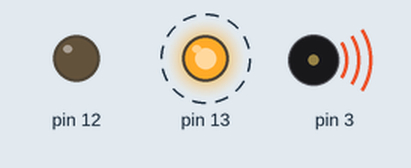
This sketch was run on a simulated Arduino Uno, built with avr-gcc and run on an emulated ATmega328P. On the bench: output pins drawn as LEDs (lit = HIGH), buzzer (waves = sounding). Dashed ring = blinking. What the sketch prints to the serial monitor is not drawn.

Above: at 0.05 s.
Timing chart, 0 to 3.0 s (numbered marks = the images above):
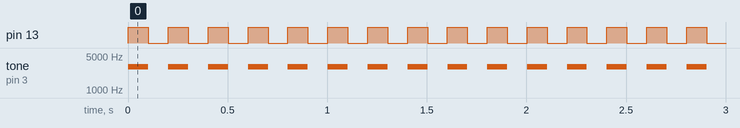

Measured:
- by itself, pin 13: alternates HIGH for 0.10 s and LOW for 0.10 s
- by itself, tone on pin 3: alternates 3000 Hz for 0.10 s and silent for 0.10 s

The sketch:

vietduino_template.ino
```cpp
/*
* Template used in Mblock 5
*/
#include "Vietduino_NewFunction.h"
#include "Vietduino_Led.h"
#include "Vietduino_Servo.h"
#include "Servo.h"
#include "Vietduino_DCmotor.h"
#include "Vietduino_Button.h"
#include "QTRSensors.h"
#include "OfflineBroadcast.h"
#include "Vietduino_Ultrasonic.h"
#include "OfflineBroadcast_withoutDelay.h"
#include "Vietduino_Buzzer.h"

//lib
Vietduino_Led myLed_13(13,HIGH);
// Vietduino_Servo myServo;
// Vietduino_DCmotor motorL(4,5); // dir pin - speed pin
// Vietduino_Button btn_1;
Vietduino_Buzzer buzzer;


#pragma region qtrcSS

// QTRSensors qtr;
// uint8_t SensorCount = 0;
// uint16_t sensorQTRValues[4];
// const uint8_t pinQTRs[] = {A0, A1, A2, A3};

// uint16_t res=0;
#pragma endregion qtrcSS

OfflineBroadcast_withoutDelay broadcaster;
// OfflineBroadcast broadcaster1;

Vietduino_Ultrasonic sieuam(12);  // trig 12, echo 13


//declare


CREATE_FUNCTION(main_loop){
  Serial.begin(115200);
  Serial.println("Start");
  while(1){
    // Serial.println("1 " + String(millis()));
    // M_DELAY_S(1);
    // Serial.println("0");
    delay(1000);
  }

  END_CREATE_FUNCTION
}

#pragma region readSerial

// CREATE_FUNCTION(read__Serial){
//   delay(100);
//   if(Serial.available()){
//     String kk = Serial.readStringUntil('\n');
//     Serial.println("RECV: " + kk);
//     setCalibrate(kk.toInt());
//   }
//   END_CREATE_FUNCTION
// }

#pragma endregion

#pragma region test led
CREATE_FUNCTION(main_loop2){
  pinMode(13, OUTPUT);
  while(1){
//     // myLed_13.write(100,100);   // sắng tắt tuần hoàn 100ms
//     // _delay(2);
//     // myLed_13.write(0);    // tắt hẳn
//     // _delay(1);
//     // myLed_13.write(100);  // sáng 100ms rồi tắt hẳn
//     // _delay(3);

//     // myLed_13.write(0);
//     // _delay(1);

//     // myLed_13.write(2000,1000,3);  // sáng 2000ms tắt 1000ms tuần hoàn trong 3 lần
//     // _delay(8);
//     // myLed_13.write(100,100,2,1000);   // sáng tắt tuần hoàn 100ms trong 3 lần, mỗi lần cách nhau 1000ms
//     // _delay(4);

//     #pragma region test loi khong tat dc led

    // Serial.println(F("Start blink led:"));
    myLed_13.write(100,100);
    _delay(4);
//     myLed_13.write(2000);
//     _delay(1);
//     myLed_13.write(0);
//     _delay(2);
//     myLed_13.write(100,100,2);
//     _delay(4);

//     #pragma endregion
  }

  END_CREATE_FUNCTION
}
#pragma endregion - test led

#pragma region test Servo
// CREATE_FUNCTION(loop_Servo){
//   myServo.begin(9);

//   while(1){
//     #pragma region test Servo cơ bản ok
//     // myServo.write(0,100);     // Góc 0 tốc độ 100%
//     // M_DELAY_S(2);
//     // myServo.write(180,100);     // Góc 180 tốc độ 100%
//     // M_DELAY_S(2);

//     // myServo.write(0,50);
//     // M_DELAY_S(3);
//     // myServo.write(180,50);
//     // M_DELAY_S(3);
// #pragma endregion
//     myServo.write_for(0,2000);
//     M_DELAY_S(1);
//     myServo.stop();
//     _delay(1);
//     myServo.write(180,99);
//     M_DELAY_S(2);

//   }

//   END_CREATE_FUNCTION
// }


#pragma region doc goc hien tai của servo
// CREATE_FUNCTION(ngatServo){
//   _delay(0.06);
//   // myServo.stop();
//   Serial.println("Current Angle" + String(myServo.getCurrentAngle()));
//   END_CREATE_FUNCTION
// }
#pragma endregion
#pragma endregion

#pragma region Test DCmotor
// CREATE_FUNCTION(main_dcMotor){

//   while(1){
//     motorL.write(1, (uint8_t) (50*255/100),1000); // forward, speed %, run for 1000ms then stop
//     M_DELAY_S(3);

//     motorL.write(0, 100,1000);
//     M_DELAY_S(3);
//   }

//   END_CREATE_FUNCTION
// }

#pragma endregion

#pragma region Test button
// CREATE_FUNCTION(main_button){
//   btn_1.begin(8,1);
//   _delay(1);
//   while(1){

//     if(btn_1.available(_CLICKED_)){
//       Serial.println(F("btn1 clicked"));
//     }

//     if(btn_1.available(_LONG_CLICKED_)){
//       Serial.println(F("btn1 long clicked"));
//     }

//     if(btn_1.available(_DOUBLE_CLICKED_)){
//       Serial.println(F("btn1 double clicked"));
//     }

//     if(btn_1.available(_PRESSED_)){
//       Serial.println(F("btn1 pressed"));
//     }

//     if(btn_1.available(_DURING_LONG_PRESSED_)){
//       Serial.println(F("btn1 during long press"));
//     }

//     _delay(0);
//   }

//   END_CREATE_FUNCTION
// }

#pragma endregion

#pragma region test QTRSensor
// CREATE_FUNCTION(test_QTRSen){

//   SensorCount = sizeof(pinQTRs);
//   qtr.setTypeRC();
//   qtr.setSensorPins(pinQTRs, SensorCount); // Right to Left
//   // qtr.setSensorPins((const uint8_t[]){A0, A1, A2, A3}, SensorCount); // Right to Left
//   Serial.println("Sensor: Start calibrate");

//   // 2.5 ms RC read timeout (default) * 10 reads per calibrate() call
//   // = ~25 ms per calibrate() call.
//   // Call calibrate() 400 times to make calibration take about 10 seconds.
//   // for (static uint16_t i = 0; i < 400; i++)
//   // {
//     qtr.calibrate();
//   //   delay(0);
//   // }
//   for (uint8_t i = 0; i < SensorCount; i++)
//   {
//     qtr.calibrationOn.minimum[i] = 500; // use for Black line
//     // qtr.calibrationOn.minimum[i] = 250; // use for White line
//     qtr.calibrationOn.maximum[i] = 2500;
//   }

//   while(1){
//     res = qtr.readLineBlack(sensorQTRValues);
//     for(int cf = 0; cf < 4; cf++){
//       Serial.print(sensorQTRValues[cf]);
//       Serial.print("\t");
//     }

//     Serial.print(getCalibrate());
//     Serial.print("\t");

//     Serial.println("Sensor: " +String (res));
//     delay(100);
//   }
//   END_CREATE_FUNCTION
// }

// uint16_t getCalibrate(){
//   uint16_t temVal = 2500;
//   for (uint8_t i = 0; i < SensorCount; i++)
//   {
//     temVal = min(qtr.calibrationOn.minimum[i],temVal);
//   }
//   return temVal;
// }

// void setCalibrate(uint16_t _min_Value___){
//   for (uint8_t i = 0; i < SensorCount; i++)
//   {
//     qtr.calibrationOn.minimum[i] = _min_Value___;
//   }
// }

#pragma endregion

#pragma region Test OfflineBroadcast.h over Serial

// // Vietduino_Queue <Listener_Broadcast> spriteMessage;
// // String broadcastValue_1 = "";
// void broadcastHandler(){
//   // broadcaster.broadcast(String("hoho"),String("1"));
//   // broadcaster.broadcast(String("message"),String(broadcaster.broadcastValue));
//   // broadcastValue_1 = broadcaster.broadcastValue;

//   broadcaster.callOK();
// }

// // CREATE_FUNCTION(when_broadcastValueAvailable){
// //   if(broadcastValue_1 != ""){
// //     broadcaster.broadcast(String("message"),String(broadcastValue_1));
// //     delay(100);
// //     broadcastValue_1 = "";
// //   }
// //   END_CREATE_FUNCTION
// // }

// // void sendBroadcast(String msg, String value){ // Chưa chay duoc
// //   static Listener_Broadcast tempValueSendMessageQueue;
// //   tempValueSendMessageQueue.msg = msg;
// //   tempValueSendMessageQueue.value = value;
// //   spriteMessage.push(tempValueSendMessageQueue);
// //   // Serial.println(F("push"));
// // }
// CREATE_FUNCTION(testbroadcast){
//   // spriteMessage.setPrinter(Serial);
//   broadcaster.on(String("message"),broadcastHandler);
//   broadcaster.on(String("message3"), broadcastHandler);

//   while(1){
//     broadcaster.broadcast(String("message"),String("maybay"));
//     delay(500);
//     broadcaster.broadcast(String("message"),String("panda"));
//     delay(500);

//     // sendBroadcast(String("message"),String("maybay2"));  // chưa chay dc
//     // delay(1100);
//     // sendBroadcast(String("message"),String("pad"));
//     // delay(1100);
//     // sendBroadcast(String("message"),String("may"));
//     // delay(1100);
//   }

//   END_CREATE_FUNCTION
// }

// // CREATE_FUNCTION(loop_BroadcastSendMessage){   // chưa chay dươc
// //   if(!spriteMessage.isEmpty()){
// //     Serial.println(F("Start send"));
// //     static Listener_Broadcast tempValueSendMessageQueue;// = spriteMessage.pop();
// //     tempValueSendMessageQueue = spriteMessage.pop();
// //     broadcaster.broadcast(tempValueSendMessageQueue.msg,tempValueSendMessageQueue.value);
// //     Serial.print(F("data: "));
// //     Serial.print(tempValueSendMessageQueue.msg);
// //     Serial.print("\t");
// //     Serial.println(tempValueSendMessageQueue.value);
// //     Serial.println(F("sending!"));
// //     delay(100);
// //     // Serial.println(F("sending!"));
// //   }
// //   END_CREATE_FUNCTION
// // }

// CREATE_FUNCTION(testRecieveBroadcast){  // Chưa chay dc
//   if(broadcaster.checkMessage("message3")){
//     broadcaster.broadcast(String("message2"),String( broadcaster.getMessageValue("message3")));
//     delay(500);
//   }
//   END_CREATE_FUNCTION
// }

// CREATE_FUNCTION(loop_Broadcast){
//   broadcaster.loop();
//   // broadcaster1.loop();
//   END_CREATE_FUNCTION
// }

#pragma endregion Test OfflineBroadcast.h over Serial

#pragma region test Ultrasonic hc-04
// CREATE_FUNCTION(Test_SieuAm_HC_04){
//   int distance = sieuam.getMeasure();
//   Serial.print("Trig pin:" + String(sieuam.trig_pin));
//   Serial.print("\t");
//   Serial.print("Echo pin:" + String(sieuam.echo_pin));
//   Serial.print("\t");

//   Serial.println(distance);
//   delay(10);
//   END_CREATE_FUNCTION
// }
#pragma endregion

#pragma region test block cua broadcast

CREATE_FUNCTION(runBuzzer){
  // //  Run buzzer only 2s
  // buzzer.write(2000);
  // M_DELAY(3000);
  // //  Run buzzer on
  // buzzer.on();
  //  M_DELAY(3000);
  // //   Buzzer off
  // buzzer.stop();
  //  M_DELAY(3000);
  //  Buzzer blink 100
  // buzzer.write(100,100);
  //  M_DELAY(3000);
  // //  Buzzer blink 100 ,  2 count
  // buzzer.write(100,100,2);
  //  M_DELAY(3000);
  // //  Buzzer blink 100 , 2 count , 1s repeat
  // buzzer.write(100,100,2,1000);
  //  M_DELAY(3000);

   while(1){
  buzzer.on();
   M_DELAY(100);
  buzzer.stop();
   M_DELAY(100);
   }

  END_CREATE_FUNCTION
}

#pragma endregion test block cua broadcast
```

OfflineBroadcast.cpp
```cpp
#include "OfflineBroadcast.h"
unsigned char prevc;
byte index = 0;
byte dataLen;
bool isAvailable,isStart;
uint8_t command_index = 0;
char serialRead;
char buffer[52];
#define MAX_LISTENER 10

struct Listener
{
    String msg;
    void (*callback)(void);
};
struct Listener listenList[20];
int listenerP=0;
OfflineBroadcast::OfflineBroadcast(void)
{}
void OfflineBroadcast::readSerial(){
  isAvailable = false;
  if(Serial.available()>0){
    isAvailable = true;
    serialRead = Serial.read();
  }
}
unsigned char OfflineBroadcast::readBuffer(int index){
 return buffer[index];
}
void OfflineBroadcast::loop()
{
	readSerial();
  if(isAvailable){
	unsigned char c = serialRead&0xff;
	if(c==0x55&&isStart==false){
	 if(prevc==0xff){
	  index=1;
	  isStart = true;
	 }
	}else{
	  prevc = c;
	  if(isStart){
		if(index==2){
		 dataLen = c;
		}else if(index>2){
		  dataLen--;
		}
		writeBuffer(index,c);
	  }
	}
	 index++;
	 if(index>51){
	  index=0;
	  isStart=false;
	 }
	 if(isStart&&dataLen==0&&index>3){
		isStart = false;
		parseData();
		index=0;
	 }
  }
}
void OfflineBroadcast::broadcast( String msg){
  uint8_t arr[50]={0,0,1,0x46,1,1};
  int len = msg.length();
  int size = 6;
  if(len==0){
    return;
  }
  arr[5] = len;
	for(int i=0;i<len;i++){
    	arr[size] = uint8_t(msg[i]);
    	size++;
  }
  arr[0] = size-1;
  writeHead();
  for(int i=0;i<size;i++)
  {
    writeSerial(arr[i]);
  }
  writeEnd();
  // delay(100);
}
void OfflineBroadcast::broadcast(String msg,String value){
  uint8_t arr[50]={0,0,1,0x46,2,1};
  int len = msg.length();
  if(len==0){
    return;
  }
  int len2 = value.length();
  int size = 6;
  arr[5] = len;
  for(int i=0;i<len;i++){
      arr[size] = uint8_t(msg[i]);
      size++;
  }
  arr[size++] = len2;
  for(int i=0;i<len2;i++){
      arr[size++] = uint8_t(value[i]);
  }
  arr[0] = size-1;
  writeHead();
  for(int i=0;i<size;i++)
  {
    writeSerial(arr[i]);
  }
  writeEnd();
  // delay(100);
}

void OfflineBroadcast::readSensor(int device){
   /**************************************************
      ff    55      len idx action device type len name
      0     1       2   3   4      5      6    7    8
      0xff  0x55   0x4 0x3 0x1    0x46    0x1  0x2  48 69
      -----------------------------------------------
      ff    55      len idx action device type len name len message
      0   1   2 3 4   5   6 7 8 9 10
  ***************************************************/
  int type;
  switch(device){
    case  BROADCAST:{
      type = readBuffer(6);
      // 无附加值
      if(type==1){
        int len = readBuffer(7);
        broadcastMsg = readString(8,len);
        broadcastValue = "";
      }
      // 有附加值
      else if(type==2){
        int nlen = readBuffer(7);
        broadcastMsg = readString(8,nlen);
        int vlen = readBuffer(7+nlen+1);
        broadcastValue = readString(7+nlen+2,vlen);
      }
      bool hasCallback = false;
      for(int i=0;i<MAX_LISTENER;i++){
        if(broadcastMsg.equals(listenList[i].msg)){
          listenList[i].callback();
          hasCallback = true;
        }
      }
      if(!hasCallback){
        callOK();
      }
    }
    break;
  }
}
void OfflineBroadcast::parseData(){
  isStart = false;
  int idx = readBuffer(3);
  command_index = (uint8_t)idx;
  int action = readBuffer(4);
  int device = readBuffer(5);
  switch(action){
    case GET:{
        readSensor(device);
     }
     break;
  }
}

void OfflineBroadcast::writeBuffer(int index,unsigned char c){
  buffer[index]=c;
}
void OfflineBroadcast::writeHead(){
  writeSerial(0xff);
  writeSerial(0x55);
}
void OfflineBroadcast::writeEnd(){
 Serial.println();
}
void OfflineBroadcast::writeSerial(unsigned char c){
 Serial.write(c);
}
char _receiveStr[20] = {};
uint8_t _receiveUint8[16] = {};
String OfflineBroadcast::readString(int idx,int len){
  char p[50];
  for(int i=0;i<len;i++){
    p[i]=readBuffer(idx+i);
  }
  p[len] = ' ';
  return String(p);
}
void OfflineBroadcast::callOK(){
    uint8_t arr[5]={4,0,1,0x46,3};
    writeHead();
    for(int i=0;i<5;i++)
    {
      writeSerial(arr[i]);
    }
    writeEnd();
}
void OfflineBroadcast::on(String msg,void(*callback)(void)){
  struct Listener listener;
  listener.msg = msg;
  listener.callback = callback;
  if(listenerP<MAX_LISTENER){
    listenList[listenerP++] = listener;
  }
}
```

OfflineBroadcast.h
```cpp
#ifndef OfflineBoardcast_H
#define OfflineBoardcast_H
// #include "MeSerial.h"
#include <Arduino.h>

#define BROADCAST 70
#define GET 1

class OfflineBroadcast
{
public:
	OfflineBroadcast(void);
	void loop();
	String broadcastMsg = "";
	String broadcastValue = "";
	void broadcast(String msg,String value);
  void broadcast(String msg);
  void callOK();
  void on(String msg,void(*callback)(void));
private:
  void readSensor(int device);
  unsigned char readBuffer(int index);
  void writeBuffer(int index,unsigned char c);
  void parseData();
  void writeEnd();
  void writeSerial(unsigned char c);
  void readSerial();
  String readString(int idx,int len);
  void writeHead();
};
#endif
```

OfflineBroadcast_withoutDelay.h
```cpp
#ifndef OfflineBoardcast_withoutDelay_H
#define OfflineBoardcast_withoutDelay_H
// #include "MeSerial.h"
#include <Arduino.h>

#define BROADCAST_ID_ 70
#define GET 1

class OfflineBroadcast_withoutDelay
{
public:
	OfflineBroadcast_withoutDelay(void);
	void loop();
	String broadcastMsg = "";
	String broadcastValue = "";
	void broadcast(String msg,String value);
  void broadcast(String msg);
  void callOK();
  void on(String msg,void(*callback)(void));
  bool checkMessage(String msg);
  String getMessageValue(String msg);
private:
  bool isAvailable,isStart;
  char serialRead;
  char buffer[52];

  struct Listener
  {
      String msg;
      void (*callback)(void);
      bool flag_called;//kxn
      String value;
  };

  struct Listener listenList[16]; //20
  int listenerP=0;

  char _receiveStr[20] = {};
  uint8_t _receiveUint8[16] = {};

  void readSensor(int device);
  unsigned char readBuffer(int index);
  void writeBuffer(int index,unsigned char c);
  void parseData();
  void writeEnd();
  void writeSerial(unsigned char c);
  void readSerial();
  String readString(int idx,int len);
  void writeHead();
};
#endif
```

SimpleKalmanFilter.cpp
```cpp
// (licence header left out)
#include "Arduino.h"
#include "SimpleKalmanFilter.h"
#include <math.h>

SimpleKalmanFilter::SimpleKalmanFilter(float mea_e, float est_e, float q)
{
  _err_measure=mea_e;
  _err_estimate=est_e;
  _q = q;
}

float SimpleKalmanFilter::updateEstimate(float mea)
{
  _kalman_gain = _err_estimate/(_err_estimate + _err_measure);
  _current_estimate = _last_estimate + _kalman_gain * (mea - _last_estimate);
  _err_estimate =  (1.0 - _kalman_gain)*_err_estimate + fabs(_last_estimate-_current_estimate)*_q;
  _last_estimate=_current_estimate;

  return _current_estimate;
}

void SimpleKalmanFilter::setMeasurementError(float mea_e)
{
  _err_measure=mea_e;
}

void SimpleKalmanFilter::setEstimateError(float est_e)
{
  _err_estimate=est_e;
}

void SimpleKalmanFilter::setProcessNoise(float q)
{
  _q=q;
}

float SimpleKalmanFilter::getKalmanGain() {
  return _kalman_gain;
}

float SimpleKalmanFilter::getEstimateError() {
  return _err_estimate;
}
```

SimpleKalmanFilter.h
```cpp
// (licence header left out)
#ifndef SimpleKalmanFilter_h
#define SimpleKalmanFilter_h

class SimpleKalmanFilter
{

public:
  SimpleKalmanFilter(float mea_e, float est_e, float q);
  float updateEstimate(float mea);
  void setMeasurementError(float mea_e);
  void setEstimateError(float est_e);
  void setProcessNoise(float q);
  float getKalmanGain();
  float getEstimateError();

private:
  float _err_measure;
  float _err_estimate;
  float _q;
  float _current_estimate;
  float _last_estimate;
  float _kalman_gain;

};

#endif
```

Source omitted: eBroadcast_withoutDelay.cpp (5512 bytes), Vietduino_Button.cpp (6982 bytes), Vietduino_Button.h (3653 bytes), Vietduino_Buzzer.cpp (4236 bytes), Vietduino_Buzzer.h (2240 bytes), Vietduino_DCmotor.cpp (3523 bytes), Vietduino_DCmotor.h (1930 bytes), Vietduino_Io.h (11192 bytes), Vietduino_Led.cpp (3825 bytes), Vietduino_Led.h (2996 bytes), tduino_Manager_Priority.cpp (4364 bytes), ietduino_Manager_Priority.h (2783 bytes) and 8 more
